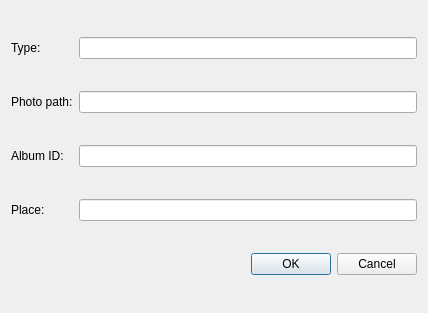
<?xml version="1.0" encoding="UTF-8"?>
<ui version="4.0">
 <class>NewDiskDialog</class>
 <widget class="QDialog" name="NewDiskDialog">
  <property name="geometry">
   <rect>
    <x>0</x>
    <y>0</y>
    <width>428</width>
    <height>313</height>
   </rect>
  </property>
  <property name="windowTitle">
   <string>Dialog</string>
  </property>
  <layout class="QGridLayout" name="gridLayout">
   <item row="0" column="0">
    <widget class="QLabel" name="label">
     <property name="text">
      <string>Type:</string>
     </property>
    </widget>
   </item>
   <item row="0" column="1">
    <widget class="QLineEdit" name="type_edit"/>
   </item>
   <item row="1" column="0">
    <widget class="QLabel" name="label_2">
     <property name="text">
      <string>Photo path:</string>
     </property>
    </widget>
   </item>
   <item row="1" column="1">
    <widget class="QLineEdit" name="photo_path_edit"/>
   </item>
   <item row="2" column="0">
    <widget class="QLabel" name="label_3">
     <property name="text">
      <string>Album ID:</string>
     </property>
    </widget>
   </item>
   <item row="2" column="1">
    <widget class="QLineEdit" name="album_id_edit"/>
   </item>
   <item row="3" column="0">
    <widget class="QLabel" name="label_4">
     <property name="text">
      <string>Place:</string>
     </property>
    </widget>
   </item>
   <item row="3" column="1">
    <widget class="QLineEdit" name="place_edit"/>
   </item>
   <item row="4" column="0" colspan="2">
    <widget class="QDialogButtonBox" name="buttonBox">
     <property name="orientation">
      <enum>Qt::Horizontal</enum>
     </property>
     <property name="standardButtons">
      <set>QDialogButtonBox::Cancel|QDialogButtonBox::Ok</set>
     </property>
    </widget>
   </item>
  </layout>
 </widget>
 <resources/>
 <connections>
  <connection>
   <sender>buttonBox</sender>
   <signal>accepted()</signal>
   <receiver>NewDiskDialog</receiver>
   <slot>accept()</slot>
   <hints>
    <hint type="sourcelabel">
     <x>248</x>
     <y>254</y>
    </hint>
    <hint type="destinationlabel">
     <x>157</x>
     <y>274</y>
    </hint>
   </hints>
  </connection>
  <connection>
   <sender>buttonBox</sender>
   <signal>rejected()</signal>
   <receiver>NewDiskDialog</receiver>
   <slot>reject()</slot>
   <hints>
    <hint type="sourcelabel">
     <x>316</x>
     <y>260</y>
    </hint>
    <hint type="destinationlabel">
     <x>286</x>
     <y>274</y>
    </hint>
   </hints>
  </connection>
 </connections>
</ui>
